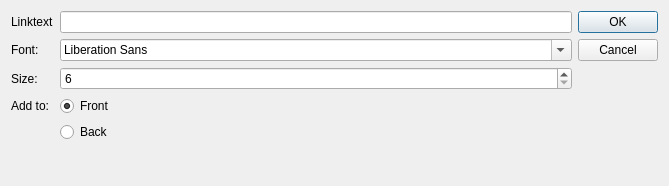
<?xml version="1.0" encoding="UTF-8"?>
<ui version="4.0">
 <class>Dialog</class>
 <widget class="QDialog" name="Dialog">
  <property name="geometry">
   <rect>
    <x>0</x>
    <y>0</y>
    <width>669</width>
    <height>186</height>
   </rect>
  </property>
  <property name="windowTitle">
   <string>Add Field</string>
  </property>
  <layout class="QHBoxLayout" name="horizontalLayout">
   <item>
    <layout class="QGridLayout" name="gridLayout">
     <item row="5" column="1">
      <spacer name="verticalSpacer">
       <property name="orientation">
        <enum>Qt::Vertical</enum>
       </property>
       <property name="sizeHint" stdset="0">
        <size>
         <width>20</width>
         <height>40</height>
        </size>
       </property>
      </spacer>
     </item>
     <item row="4" column="1">
      <widget class="QRadioButton" name="radioA">
       <property name="text">
        <string>Back</string>
       </property>
      </widget>
     </item>
     <item row="2" column="0">
      <widget class="QLabel" name="label_3">
       <property name="text">
        <string>Size:</string>
       </property>
      </widget>
     </item>
     <item row="1" column="0">
      <widget class="QLabel" name="label_2">
       <property name="text">
        <string>Font:</string>
       </property>
      </widget>
     </item>
     <item row="3" column="0">
      <widget class="QLabel" name="label_4">
       <property name="text">
        <string>Add to:</string>
       </property>
      </widget>
     </item>
     <item row="2" column="1">
      <widget class="QSpinBox" name="size">
       <property name="minimum">
        <number>6</number>
       </property>
       <property name="maximum">
        <number>200</number>
       </property>
      </widget>
     </item>
     <item row="1" column="1">
      <widget class="QFontComboBox" name="font"/>
     </item>
     <item row="3" column="1">
      <widget class="QRadioButton" name="radioQ">
       <property name="text">
        <string>Front</string>
       </property>
       <property name="checked">
        <bool>true</bool>
       </property>
      </widget>
     </item>
     <item row="0" column="0">
      <widget class="QLabel" name="label">
       <property name="text">
        <string>Linktext</string>
       </property>
      </widget>
     </item>
     <item row="0" column="1">
      <widget class="QLineEdit" name="linktext"/>
     </item>
    </layout>
   </item>
   <item>
    <widget class="QDialogButtonBox" name="buttonBox">
     <property name="orientation">
      <enum>Qt::Vertical</enum>
     </property>
     <property name="standardButtons">
      <set>QDialogButtonBox::Cancel|QDialogButtonBox::Ok</set>
     </property>
    </widget>
   </item>
  </layout>
 </widget>
 <tabstops>
  <tabstop>font</tabstop>
  <tabstop>size</tabstop>
  <tabstop>radioQ</tabstop>
  <tabstop>radioA</tabstop>
  <tabstop>buttonBox</tabstop>
 </tabstops>
 <resources/>
 <connections>
  <connection>
   <sender>buttonBox</sender>
   <signal>accepted()</signal>
   <receiver>Dialog</receiver>
   <slot>accept()</slot>
   <hints>
    <hint type="sourcelabel">
     <x>248</x>
     <y>254</y>
    </hint>
    <hint type="destinationlabel">
     <x>157</x>
     <y>274</y>
    </hint>
   </hints>
  </connection>
  <connection>
   <sender>buttonBox</sender>
   <signal>rejected()</signal>
   <receiver>Dialog</receiver>
   <slot>reject()</slot>
   <hints>
    <hint type="sourcelabel">
     <x>316</x>
     <y>260</y>
    </hint>
    <hint type="destinationlabel">
     <x>286</x>
     <y>274</y>
    </hint>
   </hints>
  </connection>
 </connections>
</ui>
